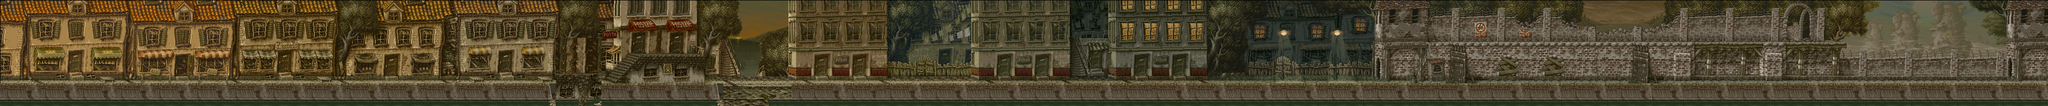

A level layout from a 2D game, rendered from its tile map. Below: a short description, then the map file with tile-grid data replaced by summaries:
An orthogonal 269x14 tile map with 16x16 px tiles, 1 tile layer (backgroud), 1 hidden layer not drawn and 55 objects.

<map version="1.4" tiledversion="1.4.2" orientation="orthogonal" renderorder="right-down" width="269" height="14" tilewidth="16" tileheight="16" infinite="0" nextlayerid="17" nextobjectid="208">
 <tileset firstgid="1" name="tileset" tilewidth="16" tileheight="16" tilecount="19637" columns="269">
  <image source="tileset.png" width="4304" height="1175" />
 </tileset>
 <layer id="1" name="backgroud" width="269" height="14">
  <data>[3766 cells, 3766 non-empty, 3006 distinct tile ids]</data>
 </layer>
 <layer id="2" name="object layer" width="269" height="14" visible="0">
  <data>[3766 cells, 310 non-empty, 212 distinct tile ids]</data>
 </layer>
 <objectgroup id="3" name="ground" visible="0">
  <object id="10" x="1.33333" y="176" width="1166.67" height="49.3333" />
  <object id="13" x="3181.33" y="176" width="1122.67" height="49.3333" />
  <object id="14" x="2349.33" y="176" width="833.333" height="48" />
  <object id="15" x="1696" y="177.333" width="653.333" height="48" />
  <object id="59" x="1264" y="176" width="256.667" height="46.6667" />
  <object id="60" x="1343.33" y="117.333" width="134.667" height="57.3333" />
 </objectgroup>
 <objectgroup id="12" name="ramp" visible="0">
  <object id="182" x="1264.67" y="176">
   <polygon points="0,0 26.6667,-6 73.3333,-58 78.6667,-58.6667 78,-2" />
  </object>
  <object id="183" x="1696.67" y="178">
   <polygon points="0,0 -18,-11.3333 -24,-11.3333 -63.3333,30.6667 -63.3333,46 0.666667,48" />
  </object>
 </objectgroup>
 <objectgroup id="4" name="roof" visible="0">
  <object id="16" x="70.6667" y="102" width="62" height="18" />
  <object id="17" x="193.333" y="102" width="59.3333" height="18" />
  <object id="18" x="288.667" y="105.333" width="74.6667" height="16" />
  <object id="19" x="410" y="106.667" width="74" height="12.6667" />
  <object id="21" x="512" y="113.333" width="30.6667" height="12.6667" />
  <object id="22" x="545.333" y="113.333" width="31.3333" height="14" />
  <object id="23" x="630" y="112.667" width="68.6667" height="16" />
  <object id="24" x="745.333" y="118" width="44" height="14" />
  <object id="26" x="864" y="119.333" width="47.3333" height="12" />
  <object id="27" x="986" y="100.667" width="44.6667" height="12.6667" />
  <object id="28" x="1097.33" y="99.3333" width="45.3333" height="12.6667" />
  <object id="29" x="1322.67" y="44" width="50" height="20.6667" />
  <object id="30" x="1402.67" y="46.6667" width="52" height="16" />
  <object id="31" x="1518.67" y="83.3333" width="78" height="8.66667" />
  <object id="32" x="2943.33" y="128.667" width="62" height="44" />
  <object id="33" x="2992" y="113.333" width="64.6667" height="14" />
  <object id="34" x="3006" y="128" width="50.6667" height="46.6667" />
  <object id="35" x="3048" y="92.6667" width="28.6667" height="19.3333" />
  <object id="36" x="3056.67" y="112" width="24" height="62.6667" />
  <object id="37" x="3328" y="128" width="135.333" height="47.3333" />
  <object id="38" x="3376.67" y="96" width="85.3333" height="31.3333" />
  <object id="203" x="2914.33" y="144.33" width="28" height="25" />
 </objectgroup>
 <objectgroup id="11" name="hole" visible="0">
  <object id="180" x="1168.67" y="224.667" width="96.6667" height="5.33333" />
  <object id="181" x="1520.67" y="222.667" width="112" height="6" />
 </objectgroup>
 <objectgroup id="9" name="finalmap" visible="0">
  <object id="55" x="0" y="0.666667" width="2.66667" height="174" />
  <object id="56" x="4300.67" y="0" width="4" height="175.333" />
 </objectgroup>
 <objectgroup id="5" name="Enemy1" visible="0">
  <object id="186" x="322.667" y="160" />
  <object id="187" x="573.333" y="90.6667" />
  <object id="188" x="897.333" y="161.333" />
  <object id="189" x="1462.67" y="98.6667" />
  <object id="190" x="1960" y="149.333" width="1.33333" />
  <object id="191" x="1973.33" y="157.333" />
  <object id="192" x="3296" y="157.333" />
  <object id="193" x="2697.33" y="152" />
 </objectgroup>
 <objectgroup id="6" name="Enemy2" visible="0">
  <object id="184" x="562.667" y="158.667" />
  <object id="185" x="354.667" y="77.3333" />
  <object id="194" x="1120" y="82.6667" />
  <object id="195" x="2165.33" y="149.333" />
  <object id="196" x="3024" y="90.6667" />
 </objectgroup>
 <objectgroup id="7" name="Item" visible="0">
  <object id="198" x="3222.67" y="89.3333" />
  <object id="199" x="2698.67" y="96" />
  <object id="200" x="1585.33" y="68" />
  <object id="201" x="997.333" y="84" />
  <object id="202" x="324" y="88" />
 </objectgroup>
 <objectgroup id="10" name="final" visible="0">
  <object id="197" x="4232" y="142.667" />
 </objectgroup>
 <objectgroup id="14" name="helicoptero" visible="0">
  <object id="205" x="163.667" y="155.667" />
  <object id="207" x="-163.636" y="830.303" width="863.636" height="27.2727" />
 </objectgroup>
</map>